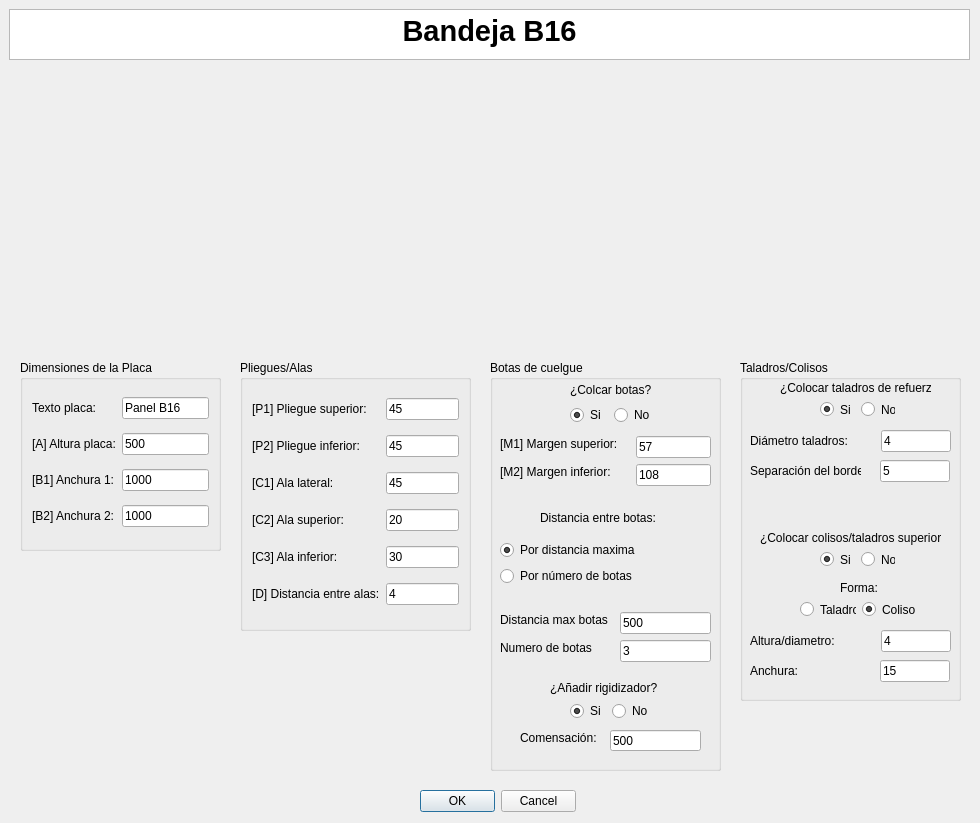
<?xml version="1.0" encoding="UTF-8"?>
<ui version="4.0">
 <class>MyPositionDialog</class>
 <widget class="QDialog" name="MyPositionDialog">
  <property name="geometry">
   <rect>
    <x>0</x>
    <y>0</y>
    <width>980</width>
    <height>823</height>
   </rect>
  </property>
  <property name="windowTitle">
   <string>Enter Position</string>
  </property>
  <property name="whatsThis">
   <string>&lt;html&gt;&lt;head/&gt;&lt;body&gt;&lt;p&gt;Esta ventana de KSDpanel te permite introducir todas las medidas correspondientes del panel seleccionado.&lt;/p&gt;&lt;p&gt;Recuerda que todas las medidas deben de ir en milimetros (mm).&lt;/p&gt;&lt;/body&gt;&lt;/html&gt;</string>
  </property>
  <widget class="QDialogButtonBox" name="buttonBox">
   <property name="geometry">
    <rect>
     <x>420</x>
     <y>790</y>
     <width>156</width>
     <height>23</height>
    </rect>
   </property>
   <property name="orientation">
    <enum>Qt::Horizontal</enum>
   </property>
   <property name="standardButtons">
    <set>QDialogButtonBox::Cancel|QDialogButtonBox::Ok</set>
   </property>
  </widget>
  <widget class="QTextBrowser" name="textBrowser">
   <property name="geometry">
    <rect>
     <x>9</x>
     <y>9</y>
     <width>961</width>
     <height>51</height>
    </rect>
   </property>
   <property name="html">
    <string>&lt;!DOCTYPE HTML PUBLIC &quot;-//W3C//DTD HTML 4.0//EN&quot; &quot;http://www.w3.org/TR/REC-html40/strict.dtd&quot;&gt;
&lt;html&gt;&lt;head&gt;&lt;meta name=&quot;qrichtext&quot; content=&quot;1&quot; /&gt;&lt;style type=&quot;text/css&quot;&gt;
p, li { white-space: pre-wrap; }
&lt;/style&gt;&lt;/head&gt;&lt;body style=&quot; font-family:'MS Shell Dlg 2'; font-size:8.25pt; font-weight:400; font-style:normal;&quot;&gt;
&lt;p align=&quot;center&quot; style=&quot; margin-top:0px; margin-bottom:0px; margin-left:0px; margin-right:0px; -qt-block-indent:0; text-indent:0px;&quot;&gt;&lt;span style=&quot; font-size:22pt; font-weight:600;&quot;&gt;Bandeja B16&lt;/span&gt;&lt;/p&gt;&lt;/body&gt;&lt;/html&gt;</string>
   </property>
  </widget>
  <widget class="QGroupBox" name="groupBox">
   <property name="geometry">
    <rect>
     <x>490</x>
     <y>360</y>
     <width>231</width>
     <height>411</height>
    </rect>
   </property>
   <property name="styleSheet">
    <string notr="true">font: 10pt &quot;MS Shell Dlg 2&quot;;</string>
   </property>
   <property name="title">
    <string>Botas de cuelgue</string>
   </property>
   <widget class="QLineEdit" name="numeroBotasUI">
    <property name="geometry">
     <rect>
      <x>130</x>
      <y>280</y>
      <width>91</width>
      <height>22</height>
     </rect>
    </property>
    <property name="text">
     <string>3</string>
    </property>
   </widget>
   <widget class="QLineEdit" name="distanciaEntreBotasUI">
    <property name="geometry">
     <rect>
      <x>130</x>
      <y>252</y>
      <width>91</width>
      <height>22</height>
     </rect>
    </property>
    <property name="text">
     <string>500</string>
    </property>
   </widget>
   <widget class="QLabel" name="label_7">
    <property name="geometry">
     <rect>
      <x>10</x>
      <y>280</y>
      <width>98</width>
      <height>16</height>
     </rect>
    </property>
    <property name="text">
     <string>Numero de botas</string>
    </property>
   </widget>
   <widget class="QLabel" name="label_6">
    <property name="geometry">
     <rect>
      <x>10</x>
      <y>252</y>
      <width>114</width>
      <height>16</height>
     </rect>
    </property>
    <property name="text">
     <string>Distancia max botas</string>
    </property>
   </widget>
   <widget class="QLabel" name="label_3">
    <property name="geometry">
     <rect>
      <x>10</x>
      <y>76</y>
      <width>130</width>
      <height>16</height>
     </rect>
    </property>
    <property name="text">
     <string>[M1] Margen superior:</string>
    </property>
   </widget>
   <widget class="QLabel" name="label_5">
    <property name="geometry">
     <rect>
      <x>10</x>
      <y>104</y>
      <width>124</width>
      <height>16</height>
     </rect>
    </property>
    <property name="text">
     <string>[M2] Margen inferior:</string>
    </property>
   </widget>
   <widget class="QLineEdit" name="margenAUI">
    <property name="geometry">
     <rect>
      <x>146</x>
      <y>76</y>
      <width>75</width>
      <height>22</height>
     </rect>
    </property>
    <property name="text">
     <string>57</string>
    </property>
   </widget>
   <widget class="QLineEdit" name="margenBUI">
    <property name="geometry">
     <rect>
      <x>146</x>
      <y>104</y>
      <width>75</width>
      <height>22</height>
     </rect>
    </property>
    <property name="text">
     <string>108</string>
    </property>
   </widget>
   <widget class="QLabel" name="label_10">
    <property name="geometry">
     <rect>
      <x>50</x>
      <y>150</y>
      <width>125</width>
      <height>16</height>
     </rect>
    </property>
    <property name="text">
     <string>Distancia entre botas:</string>
    </property>
   </widget>
   <widget class="QWidget" name="layoutWidget">
    <property name="geometry">
     <rect>
      <x>80</x>
      <y>21</y>
      <width>85</width>
      <height>44</height>
     </rect>
    </property>
    <layout class="QGridLayout" name="gridLayout">
     <item row="0" column="0" colspan="2">
      <widget class="QLabel" name="label_2">
       <property name="mouseTracking">
        <bool>false</bool>
       </property>
       <property name="text">
        <string>¿Colcar botas?</string>
       </property>
       <property name="buddy">
        <cstring>label_2</cstring>
       </property>
      </widget>
     </item>
     <item row="1" column="0">
      <widget class="QRadioButton" name="crearBotasUI">
       <property name="text">
        <string>Si</string>
       </property>
       <property name="checked">
        <bool>true</bool>
       </property>
      </widget>
     </item>
     <item row="1" column="1">
      <widget class="QRadioButton" name="noCrearBotasUI">
       <property name="text">
        <string>No</string>
       </property>
      </widget>
     </item>
    </layout>
   </widget>
   <widget class="QWidget" name="layoutWidget">
    <property name="geometry">
     <rect>
      <x>10</x>
      <y>180</y>
      <width>147</width>
      <height>48</height>
     </rect>
    </property>
    <layout class="QVBoxLayout" name="verticalLayout">
     <item>
      <widget class="QRadioButton" name="parametroBotasUI_3">
       <property name="text">
        <string>Por distancia maxima</string>
       </property>
       <property name="checked">
        <bool>true</bool>
       </property>
      </widget>
     </item>
     <item>
      <widget class="QRadioButton" name="parametroBotasUI">
       <property name="text">
        <string>Por número de botas</string>
       </property>
      </widget>
     </item>
    </layout>
   </widget>
   <widget class="QLabel" name="label_23">
    <property name="geometry">
     <rect>
      <x>60</x>
      <y>320</y>
      <width>121</width>
      <height>16</height>
     </rect>
    </property>
    <property name="text">
     <string>¿Añadir rigidizador?</string>
    </property>
   </widget>
   <widget class="QWidget" name="layoutWidget_2">
    <property name="geometry">
     <rect>
      <x>80</x>
      <y>340</y>
      <width>80</width>
      <height>22</height>
     </rect>
    </property>
    <layout class="QHBoxLayout" name="horizontalLayout_4">
     <item>
      <widget class="QRadioButton" name="crearRigidizadorUI">
       <property name="text">
        <string>Si</string>
       </property>
       <property name="checked">
        <bool>true</bool>
       </property>
      </widget>
     </item>
     <item>
      <widget class="QRadioButton" name="noCrearRigidizadorUI">
       <property name="text">
        <string>No</string>
       </property>
      </widget>
     </item>
    </layout>
   </widget>
   <widget class="QLineEdit" name="compensacionGrosorCompositeUI">
    <property name="geometry">
     <rect>
      <x>120</x>
      <y>370</y>
      <width>91</width>
      <height>21</height>
     </rect>
    </property>
    <property name="text">
     <string>500</string>
    </property>
   </widget>
   <widget class="QLabel" name="label_24">
    <property name="geometry">
     <rect>
      <x>30</x>
      <y>370</y>
      <width>91</width>
      <height>16</height>
     </rect>
    </property>
    <property name="text">
     <string>Comensación:</string>
    </property>
   </widget>
  </widget>
  <widget class="QGroupBox" name="groupBox_2">
   <property name="geometry">
    <rect>
     <x>240</x>
     <y>360</y>
     <width>231</width>
     <height>271</height>
    </rect>
   </property>
   <property name="styleSheet">
    <string notr="true">font: 10pt &quot;MS Shell Dlg 2&quot;;</string>
   </property>
   <property name="title">
    <string>Pliegues/Alas</string>
   </property>
   <layout class="QGridLayout" name="gridLayout_2">
    <item row="4" column="0">
     <widget class="QLabel" name="label_11">
      <property name="text">
       <string>[C2] Ala superior:</string>
      </property>
     </widget>
    </item>
    <item row="1" column="0">
     <widget class="QLabel" name="label_14">
      <property name="text">
       <string>[P2] Pliegue inferior:</string>
      </property>
     </widget>
    </item>
    <item row="5" column="0">
     <widget class="QLabel" name="label_12">
      <property name="text">
       <string>[C3] Ala inferior:</string>
      </property>
     </widget>
    </item>
    <item row="0" column="1">
     <widget class="QLineEdit" name="pliegueSuperiorUI">
      <property name="text">
       <string>45</string>
      </property>
     </widget>
    </item>
    <item row="0" column="0">
     <widget class="QLabel" name="label_13">
      <property name="text">
       <string>[P1] Pliegue superior:</string>
      </property>
     </widget>
    </item>
    <item row="1" column="1">
     <widget class="QLineEdit" name="pliegueInferiorUI">
      <property name="text">
       <string>45</string>
      </property>
     </widget>
    </item>
    <item row="4" column="1">
     <widget class="QLineEdit" name="alaSuperiorUI">
      <property name="text">
       <string>20</string>
      </property>
     </widget>
    </item>
    <item row="3" column="0">
     <widget class="QLabel" name="label_9">
      <property name="text">
       <string>[C1] Ala lateral:</string>
      </property>
     </widget>
    </item>
    <item row="3" column="1">
     <widget class="QLineEdit" name="alaIzquierdaUI">
      <property name="text">
       <string>45</string>
      </property>
     </widget>
    </item>
    <item row="5" column="1">
     <widget class="QLineEdit" name="alaInferiorUI">
      <property name="text">
       <string>30</string>
      </property>
     </widget>
    </item>
    <item row="6" column="0">
     <widget class="QLabel" name="label_25">
      <property name="text">
       <string>[D] Distancia entre alas:</string>
      </property>
     </widget>
    </item>
    <item row="6" column="1">
     <widget class="QLineEdit" name="distanciaAlasUI">
      <property name="text">
       <string>4</string>
      </property>
     </widget>
    </item>
   </layout>
  </widget>
  <widget class="QLabel" name="imagenPanelUI">
   <property name="geometry">
    <rect>
     <x>290</x>
     <y>70</y>
     <width>461</width>
     <height>281</height>
    </rect>
   </property>
   <property name="text">
    <string/>
   </property>
   <property name="pixmap">
    <pixmap>../imagenes/REF_BH16cotas.jpg</pixmap>
   </property>
   <property name="scaledContents">
    <bool>true</bool>
   </property>
   <property name="wordWrap">
    <bool>false</bool>
   </property>
   <property name="margin">
    <number>0</number>
   </property>
   <property name="openExternalLinks">
    <bool>false</bool>
   </property>
  </widget>
  <widget class="QGroupBox" name="groupBox_3">
   <property name="geometry">
    <rect>
     <x>20</x>
     <y>360</y>
     <width>201</width>
     <height>191</height>
    </rect>
   </property>
   <property name="styleSheet">
    <string notr="true">font: 10pt &quot;MS Shell Dlg 2&quot;;</string>
   </property>
   <property name="title">
    <string>Dimensiones de la Placa</string>
   </property>
   <layout class="QGridLayout" name="gridLayout_3">
    <item row="2" column="1">
     <widget class="QLineEdit" name="anchura1UI">
      <property name="text">
       <string>1000</string>
      </property>
     </widget>
    </item>
    <item row="0" column="1">
     <widget class="QLineEdit" name="textoDescriptivoA0UI">
      <property name="text">
       <string>Panel B16</string>
      </property>
     </widget>
    </item>
    <item row="1" column="0">
     <widget class="QLabel" name="label_8">
      <property name="text">
       <string>[A] Altura placa:</string>
      </property>
     </widget>
    </item>
    <item row="0" column="0">
     <widget class="QLabel" name="label">
      <property name="text">
       <string>Texto placa:</string>
      </property>
     </widget>
    </item>
    <item row="2" column="0">
     <widget class="QLabel" name="label_4">
      <property name="text">
       <string>[B1] Anchura 1:</string>
      </property>
     </widget>
    </item>
    <item row="1" column="1">
     <widget class="QLineEdit" name="alturaPlacaUI">
      <property name="text">
       <string>500</string>
      </property>
     </widget>
    </item>
    <item row="3" column="0">
     <widget class="QLabel" name="label_22">
      <property name="text">
       <string>[B2] Anchura 2:</string>
      </property>
     </widget>
    </item>
    <item row="3" column="1">
     <widget class="QLineEdit" name="anchura2UI">
      <property name="text">
       <string>1000</string>
      </property>
     </widget>
    </item>
   </layout>
  </widget>
  <widget class="QGroupBox" name="groupBox_4">
   <property name="geometry">
    <rect>
     <x>740</x>
     <y>360</y>
     <width>221</width>
     <height>341</height>
    </rect>
   </property>
   <property name="title">
    <string>Taladros/Colisos</string>
   </property>
   <widget class="QLabel" name="label_15">
    <property name="geometry">
     <rect>
      <x>40</x>
      <y>20</y>
      <width>151</width>
      <height>16</height>
     </rect>
    </property>
    <property name="text">
     <string>¿Colocar taladros de refuerzo?</string>
    </property>
   </widget>
   <widget class="QLabel" name="label_16">
    <property name="geometry">
     <rect>
      <x>10</x>
      <y>70</y>
      <width>125</width>
      <height>22</height>
     </rect>
    </property>
    <property name="text">
     <string>Diámetro taladros:</string>
    </property>
   </widget>
   <widget class="QLineEdit" name="diametroTaladrosUI">
    <property name="geometry">
     <rect>
      <x>141</x>
      <y>70</y>
      <width>70</width>
      <height>22</height>
     </rect>
    </property>
    <property name="text">
     <string>4</string>
    </property>
   </widget>
   <widget class="QLineEdit" name="distanciaBordeUI">
    <property name="geometry">
     <rect>
      <x>140</x>
      <y>100</y>
      <width>70</width>
      <height>22</height>
     </rect>
    </property>
    <property name="text">
     <string>5</string>
    </property>
   </widget>
   <widget class="QLabel" name="label_17">
    <property name="geometry">
     <rect>
      <x>10</x>
      <y>100</y>
      <width>111</width>
      <height>21</height>
     </rect>
    </property>
    <property name="text">
     <string>Separación del borde:</string>
    </property>
   </widget>
   <widget class="QLabel" name="label_18">
    <property name="geometry">
     <rect>
      <x>20</x>
      <y>170</y>
      <width>181</width>
      <height>16</height>
     </rect>
    </property>
    <property name="text">
     <string>¿Colocar colisos/taladros superiores?</string>
    </property>
   </widget>
   <widget class="QLabel" name="label_19">
    <property name="geometry">
     <rect>
      <x>100</x>
      <y>220</y>
      <width>41</width>
      <height>16</height>
     </rect>
    </property>
    <property name="text">
     <string>Forma:</string>
    </property>
   </widget>
   <widget class="QLineEdit" name="anchuraColisoUI">
    <property name="geometry">
     <rect>
      <x>140</x>
      <y>300</y>
      <width>70</width>
      <height>22</height>
     </rect>
    </property>
    <property name="text">
     <string>15</string>
    </property>
   </widget>
   <widget class="QLineEdit" name="alturaColisoUI">
    <property name="geometry">
     <rect>
      <x>141</x>
      <y>270</y>
      <width>70</width>
      <height>22</height>
     </rect>
    </property>
    <property name="text">
     <string>4</string>
    </property>
   </widget>
   <widget class="QLabel" name="label_20">
    <property name="geometry">
     <rect>
      <x>10</x>
      <y>300</y>
      <width>111</width>
      <height>21</height>
     </rect>
    </property>
    <property name="text">
     <string>Anchura:</string>
    </property>
   </widget>
   <widget class="QLabel" name="label_21">
    <property name="geometry">
     <rect>
      <x>10</x>
      <y>270</y>
      <width>125</width>
      <height>22</height>
     </rect>
    </property>
    <property name="text">
     <string>Altura/diametro:</string>
    </property>
   </widget>
   <widget class="QWidget" name="layoutWidget">
    <property name="geometry">
     <rect>
      <x>80</x>
      <y>40</y>
      <width>75</width>
      <height>19</height>
     </rect>
    </property>
    <layout class="QHBoxLayout" name="horizontalLayout">
     <item>
      <widget class="QRadioButton" name="crearTaladrosUI">
       <property name="text">
        <string>Si</string>
       </property>
       <property name="checked">
        <bool>true</bool>
       </property>
      </widget>
     </item>
     <item>
      <widget class="QRadioButton" name="noCrearTaladrosUI">
       <property name="text">
        <string>No</string>
       </property>
      </widget>
     </item>
    </layout>
   </widget>
   <widget class="QWidget" name="layoutWidget">
    <property name="geometry">
     <rect>
      <x>80</x>
      <y>190</y>
      <width>75</width>
      <height>19</height>
     </rect>
    </property>
    <layout class="QHBoxLayout" name="horizontalLayout_2">
     <item>
      <widget class="QRadioButton" name="crearColisoUI">
       <property name="text">
        <string>Si</string>
       </property>
       <property name="checked">
        <bool>true</bool>
       </property>
      </widget>
     </item>
     <item>
      <widget class="QRadioButton" name="noCrearColisoUI">
       <property name="text">
        <string>No</string>
       </property>
      </widget>
     </item>
    </layout>
   </widget>
   <widget class="QWidget" name="layoutWidget">
    <property name="geometry">
     <rect>
      <x>60</x>
      <y>240</y>
      <width>118</width>
      <height>19</height>
     </rect>
    </property>
    <layout class="QHBoxLayout" name="horizontalLayout_3">
     <item>
      <widget class="QRadioButton" name="taladroColisoUI">
       <property name="text">
        <string>Taladro</string>
       </property>
      </widget>
     </item>
     <item>
      <widget class="QRadioButton" name="colisoColisoUI">
       <property name="text">
        <string>Coliso</string>
       </property>
       <property name="checked">
        <bool>true</bool>
       </property>
      </widget>
     </item>
    </layout>
   </widget>
  </widget>
  <zorder>groupBox_2</zorder>
  <zorder>groupBox</zorder>
  <zorder>buttonBox</zorder>
  <zorder>textBrowser</zorder>
  <zorder>imagenPanelUI</zorder>
  <zorder>groupBox_3</zorder>
  <zorder>groupBox_4</zorder>
 </widget>
 <resources/>
 <connections>
  <connection>
   <sender>buttonBox</sender>
   <signal>accepted()</signal>
   <receiver>MyPositionDialog</receiver>
   <slot>accept()</slot>
   <hints>
    <hint type="sourcelabel">
     <x>248</x>
     <y>254</y>
    </hint>
    <hint type="destinationlabel">
     <x>157</x>
     <y>274</y>
    </hint>
   </hints>
  </connection>
  <connection>
   <sender>buttonBox</sender>
   <signal>rejected()</signal>
   <receiver>MyPositionDialog</receiver>
   <slot>reject()</slot>
   <hints>
    <hint type="sourcelabel">
     <x>316</x>
     <y>260</y>
    </hint>
    <hint type="destinationlabel">
     <x>286</x>
     <y>274</y>
    </hint>
   </hints>
  </connection>
 </connections>
</ui>
